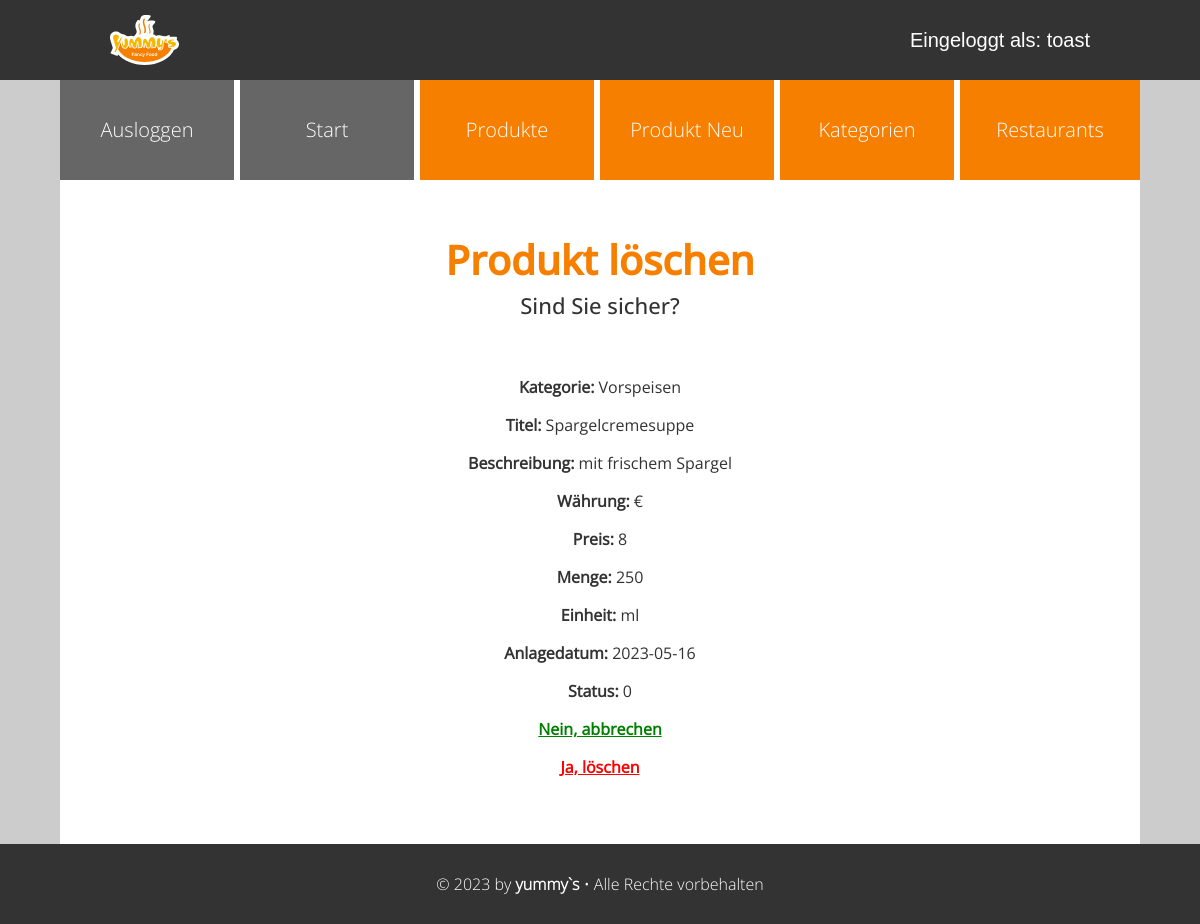
/admin/produkt_loeschen.php?id=23 (signed in), run on the app's committed database.
### tables this page shows
CREATE TABLE `produkte` (
  `id` int(10) UNSIGNED NOT NULL,
  `titel` varchar(200) NOT NULL,
  `beschreibung` text NOT NULL,
  `waehrung` varchar(10) NOT NULL,
  `preis` float UNSIGNED NOT NULL,
  `menge` float UNSIGNED NOT NULL,
  `einheit` varchar(50) NOT NULL,
  `anlagedatum` date NOT NULL,
  `aenderungsdatum` date DEFAULT NULL,
  `aktiv` tinyint(1) DEFAULT 0,
  `kategorie_id` int(10) UNSIGNED NOT NULL,
  `restaurant_id` int(10) UNSIGNED DEFAULT NULL,
  `benutzer_id` int(10) UNSIGNED DEFAULT NULL
);

CREATE TABLE `kategorien` (
  `id` int(10) UNSIGNED NOT NULL,
  `bezeichnung` varchar(200) NOT NULL
);

### admin/setup.php (called while the page is built, shortened)
<?php
spl_autoload_register(
    function (string $klasse) {
        $prefix = "WIFI\\JUMMY\\";
        $basis = __DIR__ . "/Klassen/";
        $laenge = strlen($prefix);
        $relativ = substr($klasse, $laenge);
        $datei = $basis . str_replace("\\", "/", $relativ) . ".php";
    }
);

### admin/Klassen/Mysql.php (called while the page is built, shortened)
<?php
class Mysql
{
    private static ?Mysql $instanz = null;
    public static function getInstanz(): Mysql
    {
        if (!self::$instanz) {
            self::$instanz = new Mysql();
        }
        return self::$instanz;
    }
    private \mysqli $db;
    private function verbinden(): void
    {
        $this->db = new \mysqli(MYSQL_HOST, MYSQL_USER, MYSQL_PASSWORT, MYSQL_DATENBANK);
        $this->db->set_charset("utf8");
    }
    public function escape(string $wert): string
    {
        return $this->db->real_escape_string($wert);
    }
    public function query(string $sqlBefehl): \mysqli_result|bool
    {
        $result = $this->db->query($sqlBefehl);
        return $result;
    }
}

### admin/Klassen/Speisen/DbRow/DbRowAbstract.php (called while the page is built, shortened)
<?php
abstract class DbRowAbstract
{
    protected string $tabelle;
    private array $daten = array();
    public function __construct(int|array $idOderDaten)
    {
        if (is_int($idOderDaten)) {
            $db = Mysql::getInstanz();
            $sqlId = $db->escape($idOderDaten);
            $result = $db->query("SELECT * FROM {$this->tabelle} WHERE id = '{$sqlId}'");
            $this->daten = $result->fetch_assoc();
        } else {
            $this->daten = $idOderDaten;
        }
    }
    public function __get(string $eigenschaft): mixed
    {
        return $this->daten[$eigenschaft];
    }
}

### admin/Klassen/Speisen/DbRow/Produkt.php (called while the page is built, shortened)
<?php
class Produkt extends DbRowAbstract
{
    public function kategorie(): Kategorie
    {
        return new Kategorie($this->kategorie_id);
    }
}

### admin/produkt_loeschen.php (the view, shortened to what this page needs)
<?php
include "setup.php";
include "kopf.php";
?>
<div id="admin-toptext">
    <h2 id="admin-headline">Produkt löschen</h2>
    <aside id="admin-subline">Sind Sie sicher?</aside>
</div>
<?php
$produkt = new Produkt($_GET["id"]);
if (!empty($_GET["delete"])) {
    $produkt->entfernen();
    echo "<p>Das Produkt wurde erfolgreich gelöscht!</p>";
} else {
    echo "<div class='list-delete'>";
    echo "<p><strong>Kategorie:</strong> " . $produkt->kategorie()->bezeichnung . "</p>";
    echo "<p><strong>Titel:</strong> " . $produkt->titel . "</p>";
    echo "<p><strong>Beschreibung:</strong> " . $produkt->beschreibung . "</p>";
    echo "<p><strong>Währung:</strong> " . $produkt->waehrung . "</p>";
    echo "<p><strong>Preis:</strong> " . $produkt->preis . "</p>";
    echo "<p><strong>Menge:</strong> " . $produkt->menge . "</p>";
    echo "<p><strong>Einheit:</strong> " . $produkt->einheit . "</p>";
    echo "<p><strong>Anlagedatum:</strong> " . $produkt->anlagedatum . "</p>";
    echo "<p><strong>Status:</strong> " . $produkt->aktiv . "</p>";
    echo "<p>
    <strong><a href='produkt_liste.php' style='color: green'> Nein, abbrechen</a></strong></p>";
    echo "<p>
    <strong><a href='produkt_loeschen.php?id=" . $produkt->id . "&amp;delete=1' style='color: red'>Ja, löschen</a></strong></p>";
    echo "</div>";
}
include "fuss.php";

### css/admin-base.css (style rules this page uses)
:root { --white: #fff; --black: #000; --grey-extra-light: #f5f5f5; --grey-light: #ccc; --grey-medium: #7f7f7f; --grey-dark: #666; --grey-slate: #708090; --grey-extra-dark: #333; --soft-blue-light: #a8dadc; --soft-blue: #457b9d; --soft-blue-dark: #334a6b; --soft-blue-extra-dark: #1d3557; --soft-green-extra-light: #cbddab; --soft-green-light: #a3b18a; --soft-green: #588157; --soft-green-dark: #3a5a40; --soft-green-extra-dark: #344e41; --soft-red: #d62828; --soft-red-dark: #c1121f; --soft-red-extra-dark: #780000; --soft-orange-extra-light: #fee8bd; --soft-orange-light: #fcbf49; --soft-orange: #F77F00; --soft-orange-dark: #944d00; --soft-yellow-light: #ffdd00; --soft-yellow: #ffc300; --soft-beige: #EAE2B7; }
html, body { margin: 0; padding: 0; font-size: 100%; background-color: var(--grey-light); }
* { box-sizing: border-box; }
#admin-toptext { text-align: center; }
#admin-headline { font-family: "OpenSans-Medium", Arial, Helvetica, sans-serif; font-size: calc(100vw / 12); line-height: calc(100vw / 10); color: var(--soft-orange); margin: 1vw 0; }
#admin-subline { font-family: "OpenSans-Medium", Arial, Helvetica, sans-serif; font-size: calc(100vw / 25); color: var(--grey-extra-dark); padding-top: 1vw; padding-bottom: 7vw; }
@media (min-width: 600px) { #admin-headline { font-size: calc(100vw / 25); line-height: calc(100vw / 25); margin: 1vw 0; } }
@media (min-width: 600px) { #admin-subline { font-size: calc(100vw / 45); padding-top: 0; padding-bottom: 3vw; } }
@media (min-width: 1200px) { #admin-headline { font-size: 40px; line-height: 40px; color: var(--soft-orange); margin: 10px 0; } }
@media (min-width: 1200px) { #admin-subline { font-size: 22px; padding-top: 0; padding-bottom: 40px; } }

### css/admin-content.css (style rules this page uses)
:root { --white: #fff; --black: #000; --grey-extra-light: #f5f5f5; --grey-light: #ccc; --grey-medium: #7f7f7f; --grey-dark: #666; --grey-slate: #708090; --grey-extra-dark: #333; --soft-blue-light: #a8dadc; --soft-blue: #457b9d; --soft-blue-dark: #334a6b; --soft-blue-extra-dark: #1d3557; --soft-green-extra-light: #cbddab; --soft-green-light: #a3b18a; --soft-green: #588157; --soft-green-dark: #3a5a40; --soft-green-extra-dark: #344e41; --soft-red: #d62828; --soft-red-dark: #c1121f; --soft-red-extra-dark: #780000; --soft-orange-extra-light: #fee8bd; --soft-orange-light: #fcbf49; --soft-orange: #F77F00; --soft-orange-dark: #944d00; --soft-yellow-light: #ffdd00; --soft-yellow: #ffc300; --soft-beige: #EAE2B7; }
html, body { margin: 0; padding: 0; font-size: 100%; background-color: var(--grey-light); }
* { box-sizing: border-box; }
.list-delete { font-family: "OpenSans-Regular", Arial, Helvetica, sans-serif; text-align: center; color: var(--grey-extra-dark); }

### data on the page
produkte: kategorie.bezeichnung "Vorspeisen", titel "Spargelcremesuppe", beschreibung "mit frischem Spargel", waehrung "€", preis "8", menge "250", einheit "ml", anlagedatum "2023-05-16", aktiv "0"

### other printed values
$_SESSION["benutzername"] "toast"
